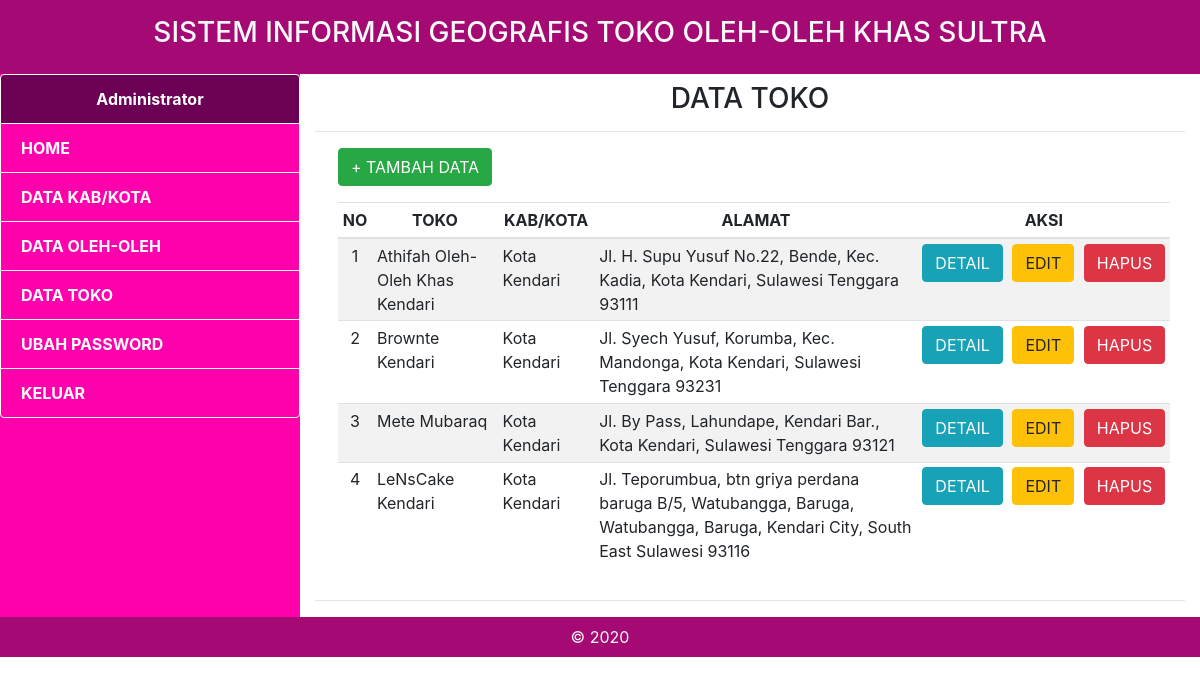
Page /admin/toko.php (signed in) on the committed database.
### tables this page shows
CREATE TABLE `toko` (
  `id_toko` int(11) NOT NULL,
  `id_kab_kota` int(11) NOT NULL,
  `nama_toko` varchar(100) NOT NULL,
  `alamat` text NOT NULL,
  `kab_kota` varchar(50) NOT NULL,
  `latitude` varchar(20) NOT NULL,
  `longitude` varchar(20) NOT NULL,
  `gambar` varchar(100) NOT NULL,
  `hp` varchar(20) NOT NULL DEFAULT '08...'
);

### admin/toko.php (the view, shortened to what this page needs)
<?php
	include 'header.php';
	include "../config/koneksi.php";
	if($ambil2 == 'Administrator') {
	?>
<?php
	function tampil($koneksi) {
		$query = mysqli_query($koneksi, "SELECT * FROM toko ORDER BY kab_kota");
	?>
		<h3 class="text-center">DATA TOKO</h3>
		<hr>
		<div class="container">
			<div class="row mx-auto pl-2">
				<div class="table-responsive">
					<a href="toko.php?aksi=tambah" class="btn btn-success mb-3">+ TAMBAH DATA</a>
					<table class="table w-100 table-striped table-sm table-hover">
						<thead>
						   	<tr>
						      	<th scope="col" class="text-center">NO</th>
						      	<th scope="col" class="text-center">TOKO</th>
						      	<th scope="col" class="text-center">KAB/KOTA</th>
						      	<th scope="col" class="text-center">ALAMAT</th>
						      	<th scope="col" class="text-center" colspan="3">AKSI</th>
						    </tr>
						</thead>
						<tbody>
				<?php
				    $no = 1;
				    while ($d = mysqli_fetch_array($query)) {
				        $id = $d['id_toko'];
				        $nama = $d['nama_toko'];
				        $idkb = $d['id_kab_kota'];
				        $kb = $d['kab_kota'];
				        $alm = $d['alamat'];
				        $lat = $d['latitude'];
				        $lon = $d['longitude'];
				        $gbr = $d['gambar'];
				        $hp = $d['hp'];
				?>
				           	<tr>
					            <td class="text-center"><?php echo $no++; ?></td>
					            <td><?php echo $nama; ?></td>
					            <td><?php echo $kb; ?></td>
					            <td><?php echo $alm; ?></td>
					            <td class="text-right">
					            	<a href="toko.php?aksi=detail&id=<?php echo $id ?>" class="btn btn-info">DETAIL</a>
					            </td>
					            <td class="text-center">
					            	<a href="toko.php?aksi=edit&id=<?php echo $id; ?>&nama=<?php echo $nama; ?>&idkb=<?php echo $idkb; ?>&kb=<?php echo $kb; ?>&alm=<?php echo $alm; ?>&lat=<?php echo $lat; ?>&lon=<?php echo $lon; ?>&gbr=<?php echo $gbr; ?>&hp=<?php echo $hp; ?>" class="btn btn-warning">EDIT</a>
					            </td>
					            <td class="text-left">
					            	<a href="toko.php?aksi=hapus&id=<?php echo $id ?>" class="btn btn-danger" onclick="alert('Yakin Hapus??')">HAPUS</a>
					            </td>
					        </tr>
				<?php
				    }
				?>
				        </tbody>
					</table>
				</div>
			</div>
		</div>
		<hr>
<?php
	}
		?>
	<?php
	if(isset($_GET['aksi'])) {
		switch($_GET['aksi']) {
			case 'tambah':
				tambah($koneksi);
				break;
			case 'tampil':
				tampil($koneksi);
				break;
			case 'edit':
				edit($koneksi);
				break;
			case 'detail':
				detail($koneksi);
				break;
			case 'hapus':
				hapus($koneksi);
				break;
			default:
				echo "<h3 class='text-center text-light bg-danger'>Aksi <i>".$_GET['aksi']."</i> tidak ada!</h3>";
				tampil($koneksi);
		}
	}
	else {
		tampil($koneksi);
	}
	}
	include 'footer.php';
 ?>

### admin/footer.php (shortened to what this page needs)
        </div>
        <div class="col-sm-3 p-0 clearfix" style="background: #FF00AD;">
          <div class="list-group" style="font-weight: bold; background: #FF00AD;">
            <li href="#" class="list-group-item list-group-item-action active text-center" style="background: #6b0055; color: white; border-color: white">
              <?php echo $ambil2 ?>
            </li>
            <a href="<?php echo $home; ?>" class="list-group-item list-group-item-action menu">HOME</a>
            <?php
              if($ambil2 == 'Administrator') {
                echo '<a href="kab-kota.php" class="list-group-item list-group-item-action menu">DATA KAB/KOTA</a>';
              }
             ?>
            <a href="oleh-oleh.php" class="list-group-item list-group-item-action menu">DATA OLEH-OLEH</a>
            <a href="toko.php" class="list-group-item list-group-item-action menu">DATA TOKO</a>
            <a href="ubah-pass.php" class="list-group-item list-group-item-action menu">UBAH PASSWORD</a>
            <a href="../config/keluar.php" class="list-group-item list-group-item-action menu">KELUAR</a>
          </div>
        </div>
</div>
      </div>
      <div class="row text-light text-center p-2" style="background: #A50973">
        <div class="col-sm">
          &copy; 2020
        </div>
      </div>
    </div>
  </body>
</html>

### admin/header.php (style rules this page uses)
.menu { background: #FF00AD; color: white; border: 1px solid white; }

### rows in the picture
toko: nama_toko "Athifah Oleh-Oleh Khas Kendari", kab_kota "Kota Kendari", alamat "Jl. H. Supu Yusuf No.22, Bende, Kec. Kadia, Kota Kendari, Sulawesi Tenggara 93111"
toko: nama_toko "Brownte Kendari", kab_kota "Kota Kendari", alamat "Jl. Syech Yusuf, Korumba, Kec. Mandonga, Kota Kendari, Sulawesi Tenggara 93231"
toko: nama_toko "Mete Mubaraq", kab_kota "Kota Kendari", alamat "Jl. By Pass, Lahundape, Kendari Bar., Kota Kendari, Sulawesi Tenggara 93121"
toko: nama_toko "LeNsCake Kendari", kab_kota "Kota Kendari", alamat "Jl. Teporumbua, btn griya perdana baruga B/5, Watubangga, Baruga, Watubangga, Baruga, Kendari City, South East Sulawesi 93116"

### other values in the picture
$ambil2 "Administrator"
